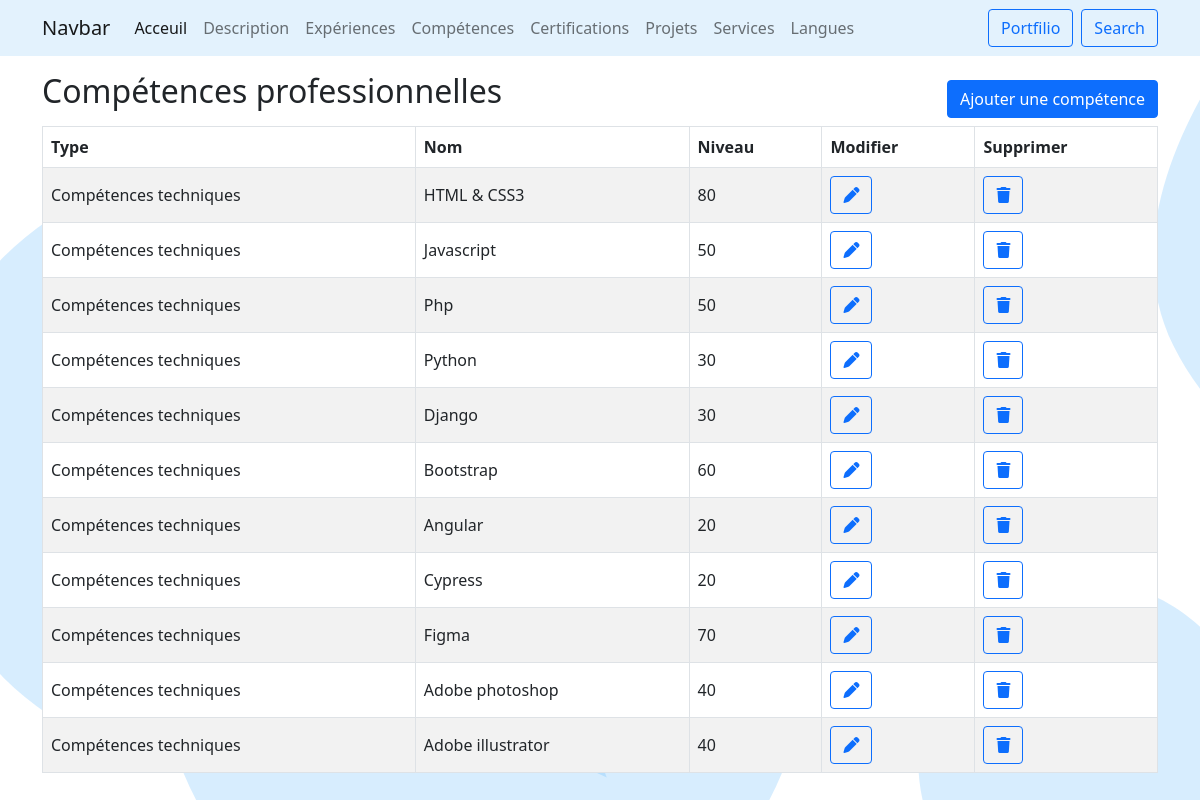
Screenshot of /configuration/competence with the database file from the repository.
### configuration/models.py (models this page shows)
class skills (models.Model):
    type=models.IntegerField(default=1)
    nom=models.CharField(max_length=100)
    niveau=models.IntegerField(null=True,default=0)

### configuration/views.py (the view)
# urls.py: path('competence',views.competence,name='competence'),
def competence(request):
    skill = models.skills.objects.all()
    template = loader.get_template('skills.html')
    context = {
    'skill': skill,
    }
    return HttpResponse(template.render(context, request))

### configuration/templates/skills.html (shortened to what this page needs)
{% load static %}
<!DOCTYPE html>
<html lang="en">
<head>
    <link rel="stylesheet" href="{% static '/css/bootstrap.min.css' %}">
    <link rel="stylesheet" href="{% static '/css/style.css' %}">
    <link rel="stylesheet" href="https://cdnjs.cloudflare.com/ajax/libs/font-awesome/6.2.1/css/all.min.css">
</head>
<body id="body">
    {% include "layout/navbar.html" %}
    <section class="mt-3">
        <div class="container">
            <div class="row">
                <div class="d-flex justify-content-between">
                    <div class="">
                        <h2>Compétences professionnelles</h2>
                    </div>
                    <div class="my-2">
                        <a href="{% url 'ajouterCompetence' %}" class="btn btn-primary ">Ajouter une compétence</a>
                    </div>
                </div>
                <div class="col">
                    <table class="table table-hover table-striped table-bordered align-middle bg-white">
                        <thead>
                        <tr>
                            <th>Type</th>
                            <th>Nom</th>
                            <th>Niveau</th>
                            <th>Modifier</th>
                            <th>Supprimer</th>
                        </tr>
                        </thead>
                        {% for x in skill %}
                        <tr>
                            <td>
                                {% if x.type == 2 %}
                                    Compétences linguistiques
                                {% else %}
                                    Compétences techniques
                                {% endif %}
                            </td>
                            <td>{{ x.nom }}</td>
                            <td>{{ x.niveau }}</td>
                            <td><a class="btn btn-outline-primary" href="competence/update_competence/{{ x.id }}"><i class="fa-solid fa-pen"></i></a></td>
                            <td>
                                <a href="competence/delete_competence/{{ x.id }}" class="btn btn-outline-primary"><i class="fa-solid fa-trash"></i></a>
                            </td>
                            {% endfor %}
                        </tr>
                    </table>
                </div>
            </div>
        </div>
       </section>
</body>
</html>

### static/css/style.css (style rules this page uses)
html { scroll-behavior: smooth; }

### rows the page displays
skills: type "Compétences techniques", nom "HTML & CSS3", niveau "80"
skills: type "Compétences techniques", nom "Javascript", niveau "50"
skills: type "Compétences techniques", nom "Php", niveau "50"
skills: type "Compétences techniques", nom "Python", niveau "30"
skills: type "Compétences techniques", nom "Django", niveau "30"
skills: type "Compétences techniques", nom "Bootstrap", niveau "60"
skills: type "Compétences techniques", nom "Angular", niveau "20"
skills: type "Compétences techniques", nom "Cypress", niveau "20"
skills: type "Compétences techniques", nom "Figma", niveau "70"
skills: type "Compétences techniques", nom "Adobe photoshop", niveau "40"
skills: type "Compétences techniques", nom "Adobe illustrator", niveau "40"
